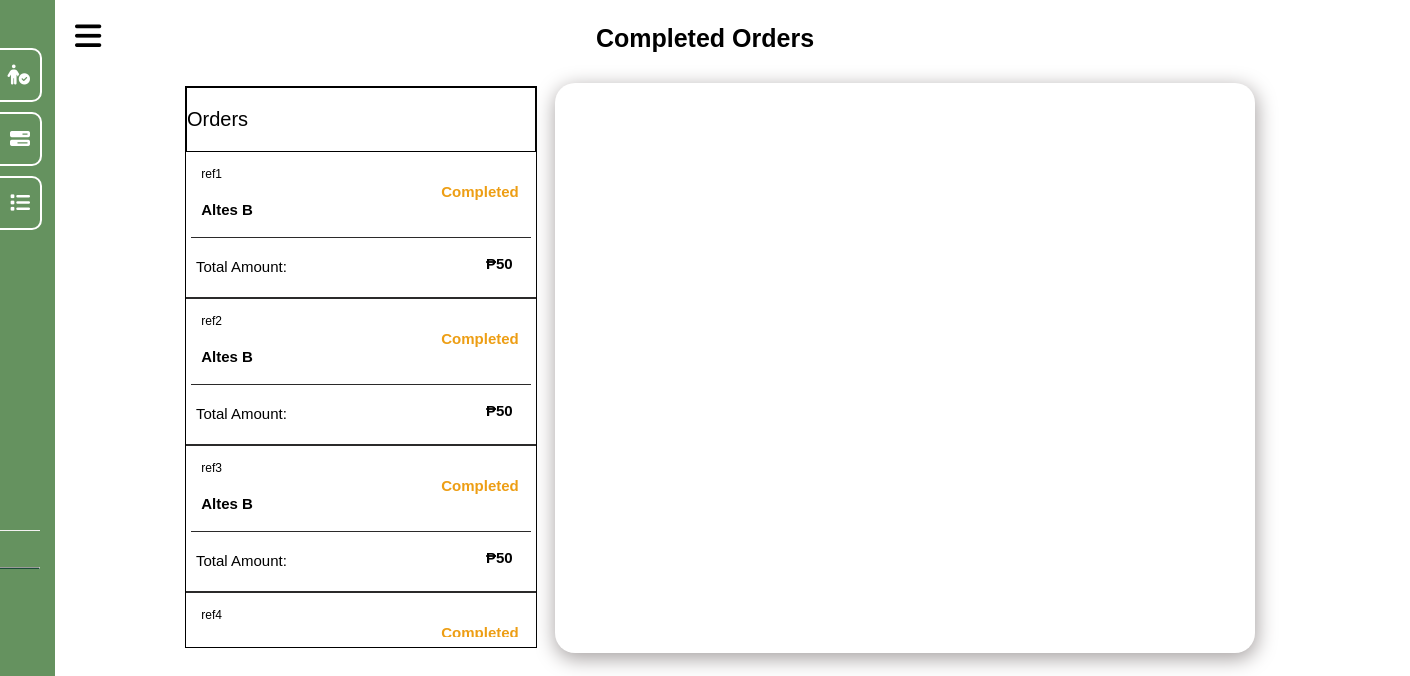
Page /adminAccount/completedOrders.php on the committed database.
### tables this page shows
CREATE TABLE `tblordercheckout` (
  `OrderNumber` int(11) NOT NULL,
  `OrderRefNumber` varchar(100) NOT NULL,
  `OrderDate` datetime NOT NULL,
  `UserID` varchar(25) NOT NULL,
  `address` varchar(100) NOT NULL,
  `contact` int(11) NOT NULL,
  `email` varchar(100) NOT NULL,
  `shippingFee` int(11) DEFAULT 0
);

CREATE TABLE `tblorderstatus` (
  `OrderRefNumber` varchar(100) NOT NULL,
  `Status` varchar(100) NOT NULL
);

### adminAccount/completedOrders.php (the view, shortened to what this page needs)
<!DOCTYPE html>
<html>
<head>
    <link rel="stylesheet" href="https://cdnjs.cloudflare.com/ajax/libs/font-awesome/6.3.0/css/all.min.css" />
    <link rel="stylesheet" href="../css/style.css">
</head>
<body>
    <div class="log">
        <?php include('../includesPHP/database.php')?>
    </div>
    <div class="admin-side">
        <div class="admin-side-header">
            <a class="admin-side-toggle-btn" onclick="adminSideToggleBtnFunction()">
                <i class="fa-solid fa-bars"></i>
            </a>
            <p class="admin-side-title">Completed Orders</p>
        </div>
        <div id="admin-side-nav">
            <div class="admin-side-content-icn">
                <a class="forLink" href="../adminAccount/index.php">
                    <i id="admin-side-icn" class="fa-solid fa-person-circle-check"></i>
                </a>
            </div>
            <div class="admin-side-content-icn" >
                <a class="forLink" href="../adminAccount/processingOrders.php">
                    <i id="admin-side-icn" class="fa-solid fa-bars-progress"></i>
                </a>
            </div>
            <div class="admin-side-content-icn">
                <a class="forLink" href="../adminAccount/completedOrders.php">
                    <i id="admin-side-icn" class="fa-solid fa-list"></i>
                </a>
            </div>
            <div class="admin-side-footer">
                <hr class="sep1">
                <p class="admin-side-setting" onclick="signOut()">sign out</p>
            </div>
        </div>
        <br>
        <div id="admin-account-con">
            <div class="admin-orders-con">
                <div class="admin-orders-header">
                    <p>Orders</p>
                </div>
                <div class="admin-orders-content">
                    <table>
                    <?php
                    $sql = "SELECT a.OrderRefNumber, a.UserID, CONCAT(b.FirstName, ' ' , b.LastName) AS Fullname, c.Status
                    FROM tblordercheckout AS a
                    JOIN tblcustomerinformation AS b ON a.UserID = b.UserID
                    JOIN tblorderstatus As c ON c.OrderRefNumber = a.OrderRefNumber";
                    $result = $conn->query($sql);
                    if (mysqli_num_rows($result) > 0) {
                        while ($row = mysqli_fetch_assoc($result)) {
                            $refNumber = $row['OrderRefNumber'];
                            $Fullname = $row['Fullname'];
                            $Status = $row['Status'];
                            echo "<tr>
                                    <div class='admin-orders' name='$refNumber' id ='$refNumber' onclick='adminOrderList(\"$refNumber\",\"$Fullname\")'>
                                        <div class='orders-info'>
                                            <div class='info-divider'>
                                                <p class='adn-order-refno'>$refNumber</p>
                                                <p class='adn-order-client'>$Fullname</p>
                                                <p class='adn-order-stats'>$Status</p>
                                            </div>
                                        <p class='adn-order-total-lbl'>Total Amount:</p>
                                        <p class='adn-order-total'>₱50</p>
                                        </div>
                                    </div>
                                </tr>";
                        }
                    }
                    ?>
                    </table>
                </div>
            </div>
            <div class="admin-client-order" id="Admin-OrderList">
            </div>
        </div>
    </div>
</body>
</html>

### css/style.css (style rules this page uses)
body { margin: 0px auto 0px auto; font-family: Arial, Helvetica, sans-serif; width: 100%; }
p { font-size: 20px; }
.sep1 { border-bottom: 1px solid rgb(27, 77, 56); }
.log { height: 600px; width: 100%; }
.admin-side { width: 1400px; margin: -600px auto auto auto; }
.admin-side-header { width: 90%; margin: 20px auto auto auto; }
.admin-side-title { text-align: center; margin-top: -30px; font-size: 25px; font-weight: bold; }
.admin-side-content-icn { height: 50px; width: 90%; margin: 10px auto auto auto; cursor: pointer; border: 2px solid white; border-radius: 10px; }
#admin-side-nav { height: 100%; width: 300px; position: fixed; background-color: #65925f; transition: transform 0.3s ease-in-out; transform: translateX(-250px); margin-top: -90px; padding-top: 50px; }
.admin-side-toggle-btn { width: 100%; height: 100%; object-fit: cover; margin: 0px auto auto 0px; font-size: 30px; }
.forLink { width: auto; height: fit-content; cursor: pointer; text-decoration: none; color: black; }
#admin-account-con { width: 1080px; height: auto; margin: -30px 140px 50px auto; float: right; transform: translateX(300); transition: transform 0.3s ease-in-out; }
#admin-side-icn { color: white; font-size: 20px; float: right; margin: 15px 10px auto auto; }
.admin-side-footer { border-top: 1px solid rgb(244, 241, 241); width: 90%; margin: 300px auto auto auto; padding-top: 10px; }
.admin-side-setting { text-decoration: none; color: white; }
.admin-side-setting { font-size: 15px; }
.admin-orders-con, .warehouse-orders-con { border: 1px solid black; width: 350px; height: 560px; margin: 20px auto auto 0px; }
.admin-orders-header, .warehouse-orders-header { border: 1px solid black; }
.admin-orders-content, .warehouse-orders-content { height: 485px; overflow: hidden; overflow-y: scroll; }
.admin-orders, .warehouse-orders { border-bottom: 2px solid #2b2a2a; width: auto; height: 130px; }
.info-divider, .warehouse-info-divider { border-bottom: 1px solid #2b2a2a; width: 97%; height: 70px; margin: 0px auto auto auto; }
.adn-order-refno, .warehouse-order-refno { font-size: 12px; margin: 15px auto auto 10px; }
.adn-order-client, .warehouse-order-client { font-size: 15px; font-weight: bold; margin: 20px auto auto 10px; }
.adn-order-stats { font-size: 15px; color: #ed9e14; margin: -35px auto auto 250px; font-weight: bold }
.adn-order-total-lbl { font-size: 15px; margin: 20px auto auto 10px; }
.adn-order-total { font-size: 15px; font-weight: bold; margin: -20px auto auto 300px; }
.admin-client-order, .warehouse-client-order { padding: 5px; width: 690px; height: 560px; float: right; margin: -565px 10px auto auto; box-shadow: 1px 5px 20px 1px #a7a2a2; border-radius: 20px; }

### rows in the picture
tblordercheckout: OrderRefNumber "ref1", Fullname "Altes B", tblorderstatus.Status "Completed"
tblordercheckout: OrderRefNumber "ref2", Fullname "Altes B", tblorderstatus.Status "Completed"
tblordercheckout: OrderRefNumber "ref3", Fullname "Altes B", tblorderstatus.Status "Completed"
tblordercheckout: OrderRefNumber "ref4", tblorderstatus.Status "Completed"
